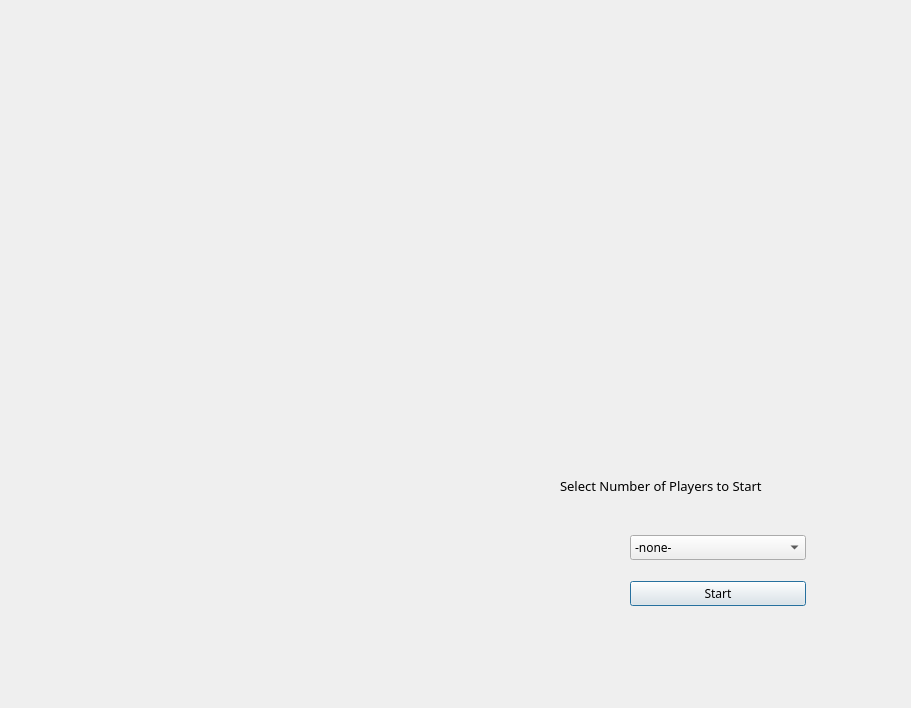
<?xml version="1.0" encoding="UTF-8"?>
<ui version="4.0">
 <class>Dialog_EntryScreen</class>
 <widget class="QDialog" name="Dialog_EntryScreen">
  <property name="geometry">
   <rect>
    <x>0</x>
    <y>0</y>
    <width>911</width>
    <height>708</height>
   </rect>
  </property>
  <property name="windowTitle">
   <string>Dialog</string>
  </property>
  <widget class="QLabel" name="introPic">
   <property name="geometry">
    <rect>
     <x>0</x>
     <y>0</y>
     <width>911</width>
     <height>709</height>
    </rect>
   </property>
   <property name="autoFillBackground">
    <bool>false</bool>
   </property>
   <property name="frameShadow">
    <enum>QFrame::Plain</enum>
   </property>
   <property name="text">
    <string/>
   </property>
  </widget>
  <widget class="QWidget" name="verticalLayoutWidget">
   <property name="geometry">
    <rect>
     <x>630</x>
     <y>520</y>
     <width>176</width>
     <height>101</height>
    </rect>
   </property>
   <layout class="QVBoxLayout" name="verticalLayout">
    <item>
     <widget class="QComboBox" name="comboBox">
      <property name="font">
       <font>
        <family>Perpetua Titling MT</family>
       </font>
      </property>
      <item>
       <property name="text">
        <string>-none-</string>
       </property>
      </item>
      <item>
       <property name="text">
        <string>2</string>
       </property>
      </item>
      <item>
       <property name="text">
        <string>3</string>
       </property>
      </item>
      <item>
       <property name="text">
        <string>4</string>
       </property>
      </item>
     </widget>
    </item>
    <item>
     <widget class="QPushButton" name="startbutton">
      <property name="font">
       <font>
        <family>Perpetua Titling MT</family>
       </font>
      </property>
      <property name="text">
       <string>Start</string>
      </property>
     </widget>
    </item>
   </layout>
  </widget>
  <widget class="QLabel" name="label">
   <property name="geometry">
    <rect>
     <x>560</x>
     <y>470</y>
     <width>331</width>
     <height>31</height>
    </rect>
   </property>
   <property name="font">
    <font>
     <family>Perpetua Titling MT</family>
     <pointsize>10</pointsize>
    </font>
   </property>
   <property name="text">
    <string>Select Number of Players to Start</string>
   </property>
   <property name="textFormat">
    <enum>Qt::AutoText</enum>
   </property>
  </widget>
 </widget>
 <resources/>
 <connections/>
</ui>
